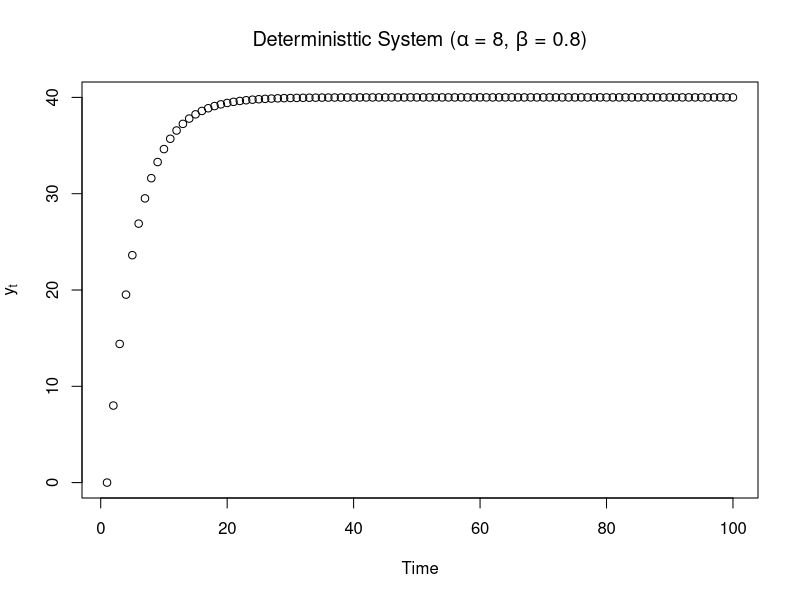
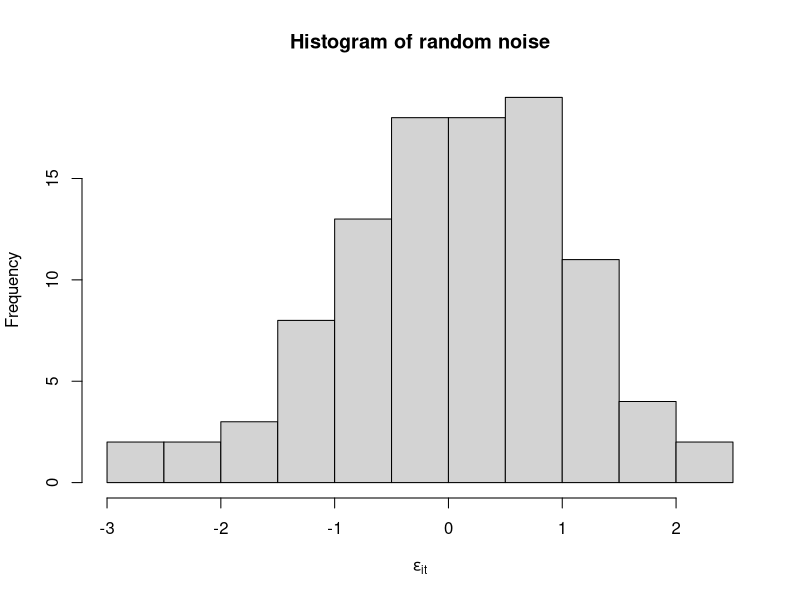
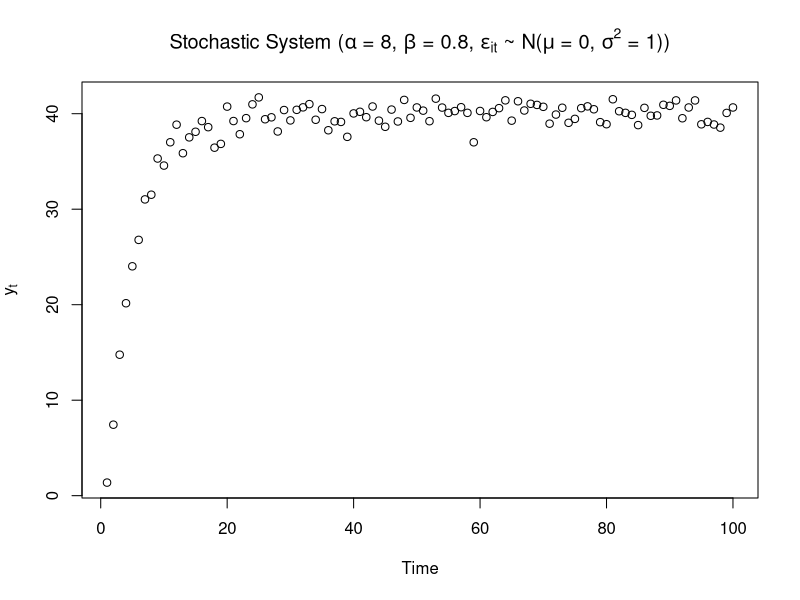

The R script that drew these images, in order:
## ---- chunk 1
#| include: false
set.seed(42)
## ---- chunk 2
#| echo: false
alpha <- 8
beta <- 0.8
y_0 <- 0.0
max_time = 100
error_variance <- 1
key <- c(
  "alpha",
  "beta",
  "y_0",
  "error_variance",
  "max_time"
)
value <- c(
  alpha,
  beta,
  y_0,
  error_variance,
  max_time
)
description <- c(
  "Intercept",
  "Slope",
  "Initial value",
  "Error variance",
  "Maximum time"
)
symbol <- c(
  "$\\alpha$",
  "$\\beta$",
  "$y_{i, 0}$",
  "$\\sigma^{2}$",
  "$T$"
)
tab <- cbind(
  key,
  value,
  symbol,
  description
)
knitr::kable(tab, col.names = c("Variable", "Value", "Symbol", "Description"))
## ---- chunk 3
#' Deterministic Simple Linear System Function Constructor
#' 
#' @param alpha Numeric.
#'   Intercept \eqn{\alpha}.
#' @param beta Numeric.
#'   Slope \eqn{\beta}.
linear_constructor <- function(alpha,
                               beta) {
  return(
    function(y) {
      return(
        alpha + beta * y
      )
    }
  )
}
## ---- chunk 4
# create function given alpha and beta
f <- linear_constructor(alpha = alpha, beta = beta)
# initialize vector of doubles of length max_time
y <- double(max_time)
# set initial value y_0 to the first element in y
y[1] <- y_0
# recursively apply the function from 2 to max_time and save results to y[2:max_time]
for (time in 2:max_time) {
  y[time] <- f(y[time - 1])
}
## ---- chunk 5
#| echo: false
plot(
  y,
  xlab = "Time",
  ylab = expression(y[t]),
  main = substitute(
    paste(
      "Deterministtic System (",
      alpha,
      " = ",
      alpha_i,
      ", ",
      beta,
      " = ",
      beta_i,
      ")"
    ),
    list(
      alpha_i = alpha,
      beta_i = beta
    )
  )
)
## ---- chunk 6
epsilon <- stats::rnorm(n = max_time, mean = 0, sd = sqrt(error_variance))
## ---- chunk 7
#| echo: false
hist(epsilon, main = "Histogram of random noise", xlab = expression(epsilon[it]))
## ---- chunk 8
y_stochastic <- y + epsilon
## ---- chunk 9
#| echo: false
plot(
  y_stochastic,
  xlab = "Time",
  ylab = expression(y[t]),
  main = substitute(
    paste(
      "Stochastic System (",
      alpha,
      " = ",
      alpha_i,
      ", ",
      beta,
      " = ",
      beta_i,
      ", ",
      epsilon[it],
      " ~ ",
      N,
      "(",
      mu,
      " = ",
      0,
      ", ",
      sigma^2,
      " = ",
      error_variance_i,
      "))"
    ),
    list(
      alpha_i = alpha,
      beta_i = beta,
      error_variance_i = error_variance
    )
  )
)
